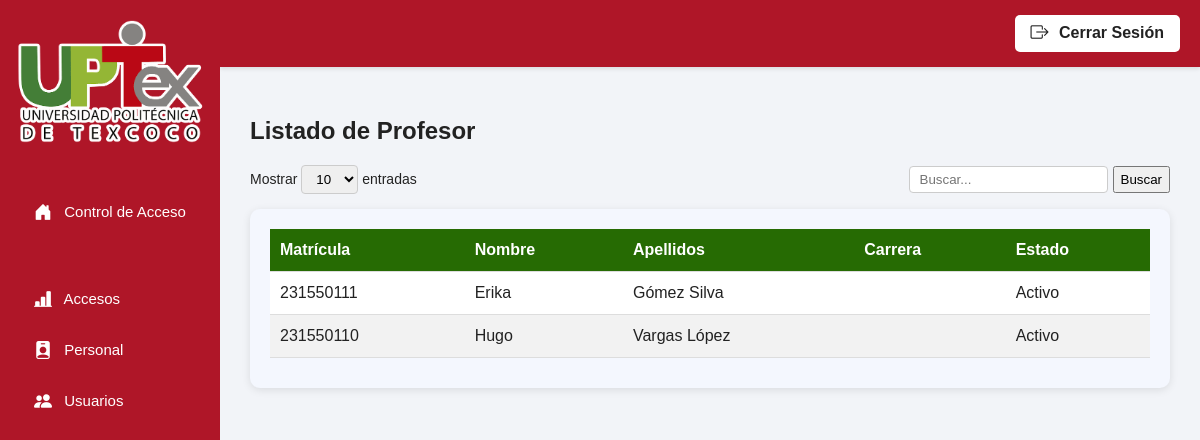
Screenshot of /php/tipo-personal.php?tipo=Profesor with the database file from the repository.
### tables this page shows
CREATE TABLE `personal` (
  `matricula` varchar(20) NOT NULL,
  `nombre` varchar(100) NOT NULL,
  `apellidos` varchar(100) NOT NULL,
  `carrera` varchar(100) DEFAULT NULL,
  `tipo` varchar(30) NOT NULL,
  `estado` tinyint(1) NOT NULL DEFAULT 1
);

### php/servicios/filtrar-personal.php (the view, shortened to what this page needs)
<?php
$conexion = new mysqli("localhost", "root", "", "sistema-control");
$conexion->set_charset("utf8");
$tipo = $_GET['tipo'] ?? '';
$limite = isset($_POST['limite']) ? intval($_POST['limite']) : 10;
$tipo = $conexion->real_escape_string(strtolower($tipo));
$sql = "SELECT * FROM personal WHERE tipo = '$tipo'";
$sql .= " ORDER BY apellidos ASC LIMIT $limite";
$resultado = $conexion->query($sql);
if ($resultado->num_rows > 0):
    while ($fila = $resultado->fetch_assoc()):
?>
<tr>
  <td><?= htmlspecialchars($fila['matricula']) ?></td>
  <td><?= htmlspecialchars($fila['nombre']) ?></td>
  <td><?= htmlspecialchars($fila['apellidos']) ?></td>
  <td><?= htmlspecialchars($fila['carrera']) ?></td>
  <td><?= $fila['estado'] ? 'Activo' : 'Inactivo' ?></td>
</tr>
<?php
    endwhile;
else:
?>
<tr>
  <td colspan="5">No hay registros que coincidan.</td>
</tr>
<?php endif; ?>

### css/sistema.css (style rules this page uses)
body { margin: 0; display: flex; font-family: Arial, sans-serif; background-color: #F2F4F8; color: #222; }
th, td { padding: 12px 10px; text-align: left; border-bottom: 1px solid #ddd; }
tbody tr:nth-child(even) { background-color: #f2f2f2; }
tbody tr:nth-child(odd) { background-color: #ffffff; }
tbody tr { transition: background-color 0.3s; }

### rows the page displays
personal: matricula "231550111", nombre "Erika", apellidos "Gómez Silva", estado "Activo"
personal: matricula "231550110", nombre "Hugo", apellidos "Vargas López", estado "Activo"

### other values shown
$tipoMostrar "Profesor"
